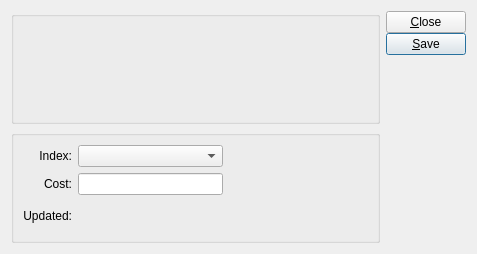
<?xml version="1.0" encoding="UTF-8"?>
<ui version="4.0">
 <class>mktcost</class>
 <widget class="QDialog" name="mktcost">
  <property name="geometry">
   <rect>
    <x>0</x>
    <y>0</y>
    <width>477</width>
    <height>254</height>
   </rect>
  </property>
  <property name="windowTitle">
   <string>Market Cost</string>
  </property>
  <layout class="QHBoxLayout" name="horizontalLayout">
   <item>
    <layout class="QVBoxLayout" name="verticalLayout">
     <item>
      <widget class="QGroupBox" name="_itemGroup">
       <property name="title">
        <string/>
       </property>
       <layout class="QVBoxLayout" name="verticalLayout_4">
        <item>
         <widget class="ItemCluster" name="_item"/>
        </item>
       </layout>
      </widget>
     </item>
     <item>
      <widget class="QGroupBox" name="GroupBox1">
       <property name="title">
        <string/>
       </property>
       <layout class="QGridLayout" name="gridLayout">
        <item row="0" column="0">
         <widget class="QLabel" name="_costelemLit">
          <property name="text">
           <string>Index:</string>
          </property>
          <property name="alignment">
           <set>Qt::AlignRight|Qt::AlignTrailing|Qt::AlignVCenter</set>
          </property>
         </widget>
        </item>
        <item row="0" column="1">
         <widget class="XComboBox" name="_costelem"/>
        </item>
        <item row="1" column="0">
         <widget class="QLabel" name="_costLit">
          <property name="text">
           <string>Cost:</string>
          </property>
          <property name="alignment">
           <set>Qt::AlignRight|Qt::AlignTrailing|Qt::AlignVCenter</set>
          </property>
         </widget>
        </item>
        <item row="1" column="1">
         <widget class="XLineEdit" name="_cost"/>
        </item>
        <item row="2" column="0">
         <widget class="QLabel" name="_updatedLit">
          <property name="text">
           <string>Updated:</string>
          </property>
          <property name="alignment">
           <set>Qt::AlignRight|Qt::AlignTrailing|Qt::AlignVCenter</set>
          </property>
         </widget>
        </item>
        <item row="2" column="1">
         <widget class="DLineEdit" name="_updated">
          <property name="enabled">
           <bool>false</bool>
          </property>
         </widget>
        </item>
        <item row="1" column="2">
         <spacer name="horizontalSpacer">
          <property name="orientation">
           <enum>Qt::Horizontal</enum>
          </property>
          <property name="sizeHint" stdset="0">
           <size>
            <width>40</width>
            <height>20</height>
           </size>
          </property>
         </spacer>
        </item>
       </layout>
      </widget>
     </item>
    </layout>
   </item>
   <item>
    <layout class="QVBoxLayout" name="_12">
     <property name="spacing">
      <number>0</number>
     </property>
     <item>
      <widget class="QPushButton" name="_close">
       <property name="text">
        <string>&amp;Close</string>
       </property>
      </widget>
     </item>
     <item>
      <widget class="QPushButton" name="_save">
       <property name="text">
        <string>&amp;Save</string>
       </property>
       <property name="autoDefault">
        <bool>true</bool>
       </property>
       <property name="default">
        <bool>true</bool>
       </property>
      </widget>
     </item>
     <item>
      <spacer>
       <property name="orientation">
        <enum>Qt::Vertical</enum>
       </property>
       <property name="sizeType">
        <enum>QSizePolicy::MinimumExpanding</enum>
       </property>
       <property name="sizeHint" stdset="0">
        <size>
         <width>20</width>
         <height>45</height>
        </size>
       </property>
      </spacer>
     </item>
    </layout>
   </item>
  </layout>
 </widget>
 <customwidgets>
  <customwidget>
   <class>DLineEdit</class>
   <extends>QWidget</extends>
   <header>datecluster.h</header>
   <container>1</container>
  </customwidget>
  <customwidget>
   <class>ItemCluster</class>
   <extends>QWidget</extends>
   <header>itemcluster.h</header>
   <container>1</container>
  </customwidget>
  <customwidget>
   <class>XComboBox</class>
   <extends>QComboBox</extends>
   <header>xcombobox.h</header>
  </customwidget>
  <customwidget>
   <class>XLineEdit</class>
   <extends>QLineEdit</extends>
   <header>xlineedit.h</header>
   <container>1</container>
  </customwidget>
 </customwidgets>
 <resources/>
 <connections/>
</ui>
